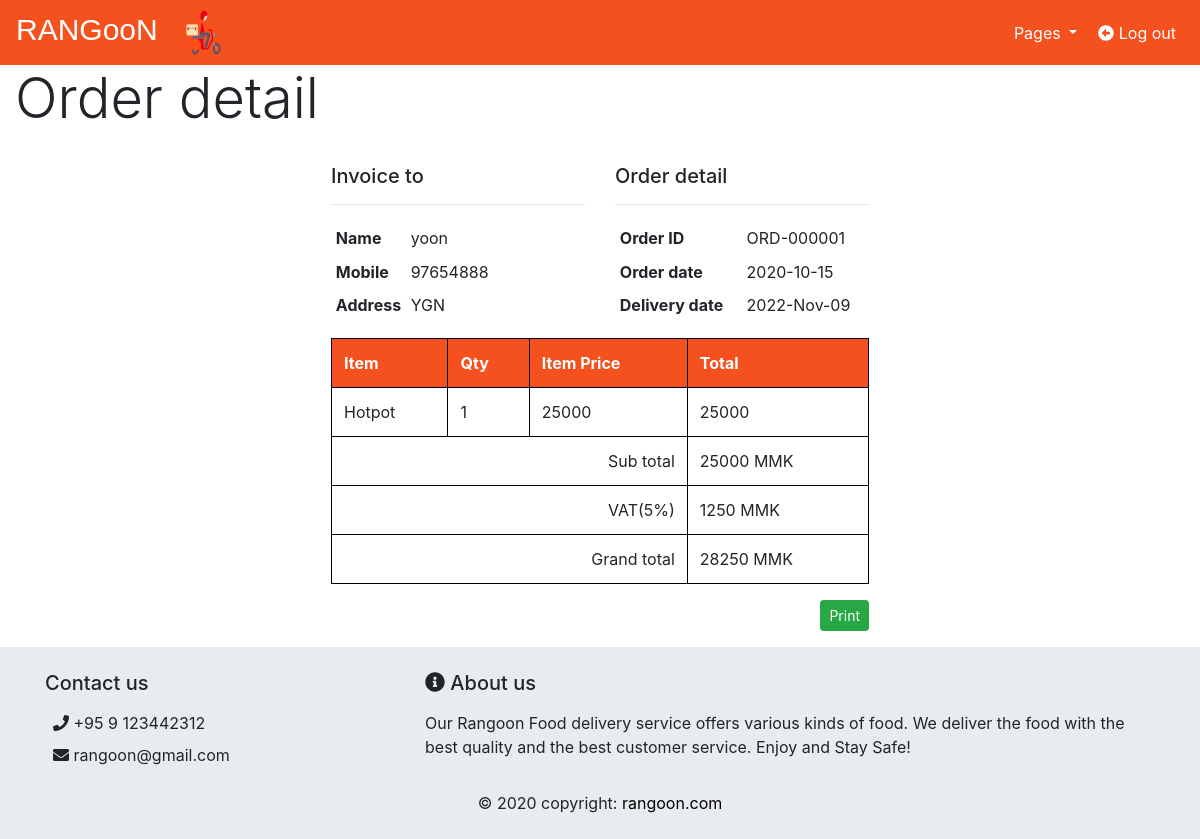
The app's page /orderDetail.php?OrderID=ORD-000001 (signed in) with its own data.
### tables this page shows
CREATE TABLE `customer` (
  `CustomerID` int(11) NOT NULL,
  `CustomerName` varchar(100) NOT NULL,
  `Password` varchar(30) NOT NULL,
  `Phone` varchar(50) NOT NULL,
  `Address` varchar(255) NOT NULL,
  `Email` varchar(100) NOT NULL
);

CREATE TABLE `orders` (
  `OrderID` varchar(30) NOT NULL,
  `OrderDate` date NOT NULL,
  `CustomerID` int(30) NOT NULL,
  `DeliveryAddress` varchar(60) NOT NULL,
  `DeliveryPhone` int(30) NOT NULL,
  `TotalQuantity` int(30) NOT NULL,
  `TotalAmount` int(30) NOT NULL,
  `VAT` int(30) NOT NULL,
  `GrandTotal` int(30) NOT NULL,
  `PaymentType` varchar(30) NOT NULL,
  `CardNo` int(30) NOT NULL,
  `Direction` varchar(30) NOT NULL,
  `Status` varchar(30) NOT NULL
);

CREATE TABLE `orderdetails` (
  `OrderID` varchar(30) NOT NULL,
  `MenuID` int(30) NOT NULL,
  `Price` int(30) NOT NULL,
  `Quantity` int(30) NOT NULL
);

CREATE TABLE `menu` (
  `MenuID` int(11) NOT NULL,
  `MenuName` varchar(100) NOT NULL,
  `Price` int(60) NOT NULL,
  `MenuTypeID` varchar(100) NOT NULL,
  `RestaurantID` int(11) NOT NULL,
  `ShortDescription` varchar(100) NOT NULL,
  `Promotion` varchar(30) NOT NULL,
  `Quantity` int(30) NOT NULL,
  `Image` varchar(255) NOT NULL
);

### orderDetail.php (the view, shortened to what this page needs)
<?php
include('AutoID_Functions.php');
$OrderID = $_GET['OrderID'];
$query1 = "SELECT * FROM orders WHERE OrderID='$OrderID'";
$result1 = mysqli_query($connection, $query1);
$row1 = mysqli_fetch_array($result1);
$CustomerID = $row1['CustomerID'];
$query2 = "SELECT * FROM customer WHERE CustomerID='$CustomerID'";
$result2 = mysqli_query($connection, $query2);
$row2 = mysqli_fetch_array($result2);
$query3 = "SELECT ord.*, ordd.*, m.MenuID,m.MenuName
		FROM orders ord,orderdetails ordd,menu m
		WHERE ord.OrderID=ordd.OrderID
		AND ordd.MenuID=m.MenuID
		AND ordd.OrderID='$OrderID'
		";
$result3 = mysqli_query($connection, $query3);
$count = mysqli_num_rows($result3);
?>
<!DOCTYPE html>
<html>
<head>
    <link rel="stylesheet" href="bootstrap/css/bootstrap.min.css">
</head>
<body>
    <?php
    include('header.php');
    ?>
    <div class="container-fluid">
        <p class="display-4">Order detail</p>
        <div class="row">
            <div class="col-6 offset-md-3">
                <div class="p-3">
                    <div class="row">
                        <div class="col-6">
                            <h5>Invoice to</h5>
                            <hr>
                            <table class="table table-borderless w-50 table-sm">
                                <tr>
                                    <td><b>Name</b></td>
                                    <td><?php echo $row2['CustomerName'] ?></td>
                                </tr>
                                <tr>
                                    <td><b>Mobile</b></td>
                                    <td><?php echo $row1['DeliveryPhone'] ?></td>
                                </tr>
                                <tr>
                                    <td><b>Address</b></td>
                                    <td><?php echo $row1['DeliveryAddress'] ?></td>
                                </tr>
                            </table>
                        </div>
                        <div class="col-6">
                            <h5>Order detail</h5>
                            <hr>
                            <table class="table table-borderless table-sm">
                                <tr>
                                    <td><b>Order ID</b></td>
                                    <td><?php echo $row1['OrderID'] ?></td>
                                </tr>
                                <tr>
                                    <td><b>Order date</b></td>
                                    <td><?php echo $row1['OrderDate'] ?></td>
                                </tr>
                                <tr>
                                    <td><b>Delivery date</b></td>
                                    <td><?php echo date('Y-M-d') ?></td>
                                </tr>
                            </table>
                        </div>
                    </div>
                    <div>
                        <table class="table item-table">
                            <thead>
                                <tr>
                                    <th>Item</th>
                                    <th>Qty</th>
                                    <th>Item Price</th>
                                    <th>Total</th>
                                </tr>
                            </thead>
                            <tbody>
                                <?php
                                for ($i = 0; $i < $count; $i++) {
                                    $row3 = mysqli_fetch_array($result3);
                                    echo "<tr>";
                                    echo "<td>" . $row3['MenuName'] . "</td>";
                                    echo "<td>" . $row3['Quantity'] . "</td>";
                                    echo "<td>" . $row3['Price'] . "</td>";
                                    echo "<td>" . $row3['Price'] * $row3['Quantity'] . "</td>";
                                    echo "</tr>";
                                }
                                ?>
                                <tr>
                                    <td colspan="3" style="text-align: right;">Sub total</td>
                                    <td><?php echo $row1['TotalAmount'] ?> MMK</td>
                                </tr>
                                <tr>
                                    <td colspan="3" style="text-align: right;">VAT(5%)</td>
                                    <td><?php echo $row1['VAT'] ?> MMK</td>
                                </tr>
                                <tr>
                                    <td colspan="3" style="text-align: right;">Grand total</td>
                                    <td><?php echo $row1['GrandTotal'] ?> MMK</td>
                                </tr>
                            </tbody>
                        </table>
                        <div class="d-flex justify-content-end">
                            <button class="btn btn-sm btn-success" onclick="window.print()">Print</button>
                        </div>
                    </div>
                </div>
            </div>
        </div>
    </div>
    <?php
    include('footer.php');
    ?>
</body>
</html>

### orderDetail.php (style rules this page uses)
.item-table > thead > tr> th { border: 1px solid black; }
.item-table > tbody > tr> td { border: 1px solid black; }
.item-table > thead { background-color:#f4511e; color: white; }

### records on screen
customer: CustomerName "yoon"
orders: DeliveryPhone "97654888", DeliveryAddress "YGN", OrderID "ORD-000001", OrderDate "2020-10-15", TotalAmount "25000", VAT "1250", GrandTotal "28250"
orderdetails: MenuID.MenuName "Hotpot", Quantity "1", Price "25000", $row3['Price']*$row3['Quantity'] "25000"
